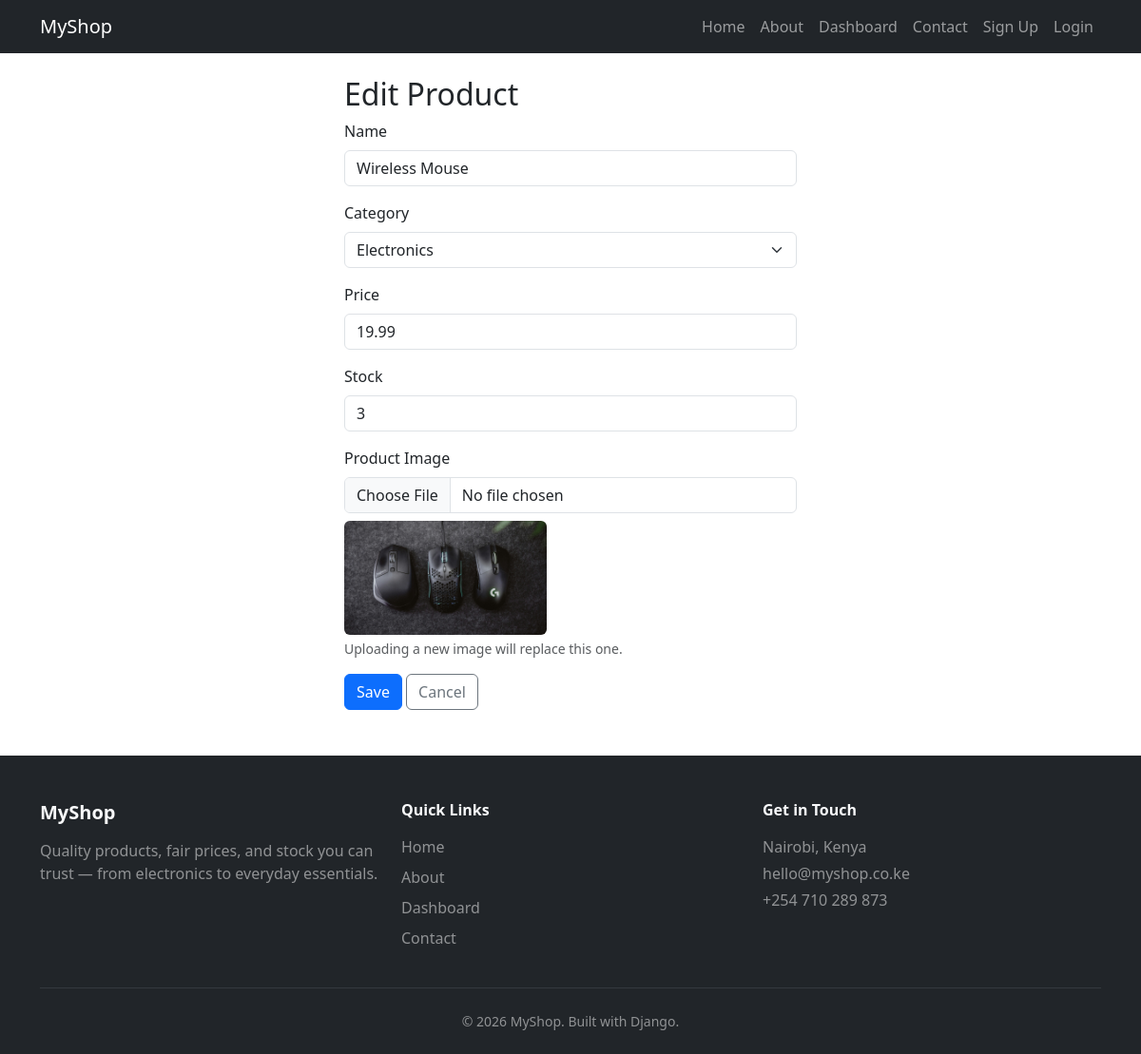
The page /product/1/edit/ on the database as committed earlier.
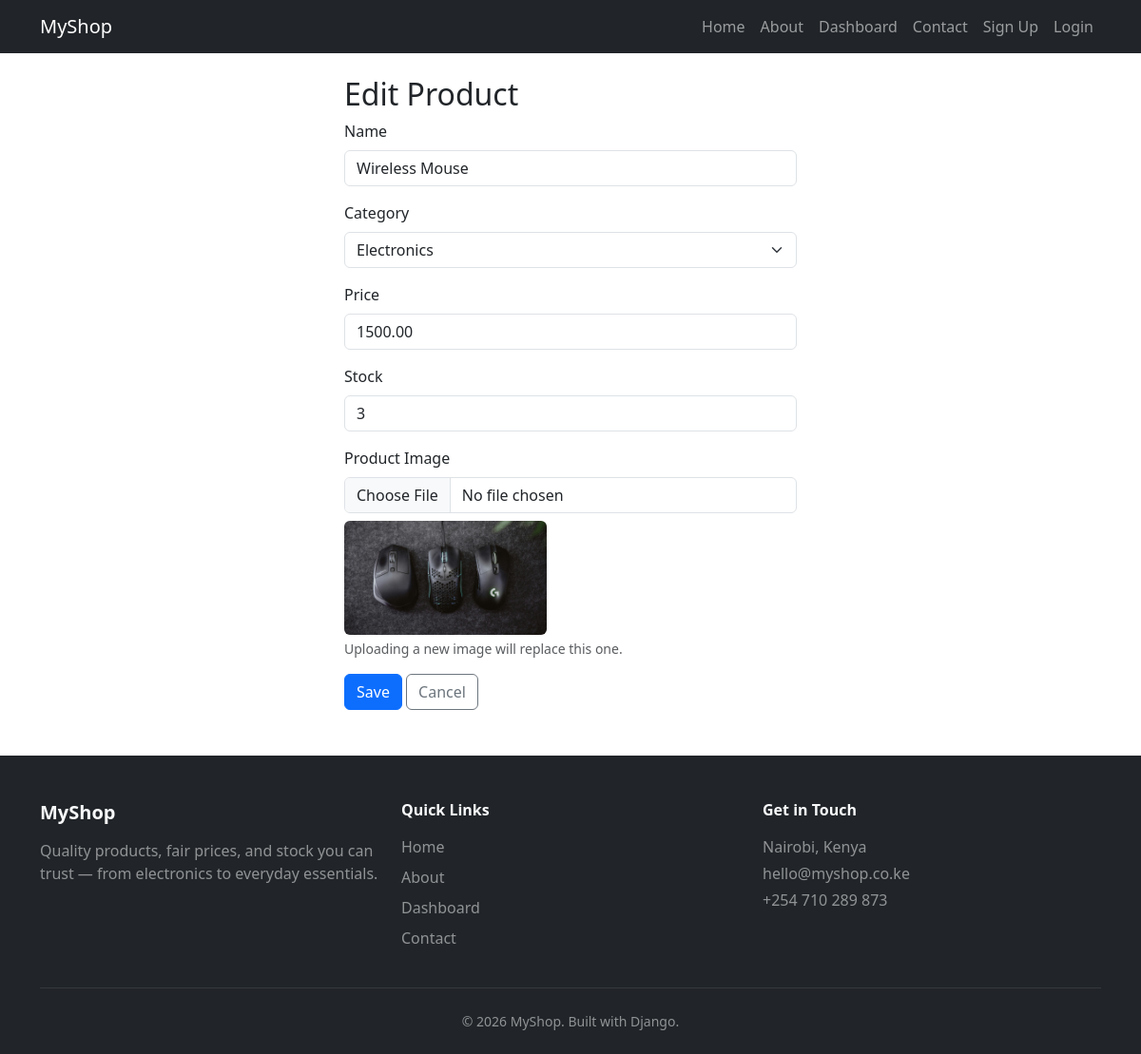
The same page on the database as committed later.
### MyShop/models.py (models this page shows, shortened)
class Product(models.Model):
    name = models.CharField(max_length=200)
    category = models.ForeignKey(Category, on_delete=models.CASCADE, related_name='products')
    price = models.DecimalField(max_digits=8, decimal_places=2)
    stock = models.PositiveIntegerField(default=0)
    low_stock_threshold = models.PositiveIntegerField(default=5)
    image = models.ImageField(upload_to='products/', blank=True, null=True)

class Category(models.Model):
    name = models.CharField(max_length=100)
    class Meta:
        verbose_name_plural = 'Categories'

### MyShop/views.py (the view, shortened to what this page needs)
# urls.py: path('product/<int:pk>/edit/', views.product_update, name='product_update'),
def product_update(request, pk):
    product = get_object_or_404(Product, pk=pk)
    categories = Category.objects.all()
    return render(request, 'shop/product_form.html', {
        'categories': categories,
        'product': product,
    })

### MyShop/templates/shop/product_form.html (shortened to what this page needs)
{% extends 'base.html' %}
{% block content %}
<div class="container mt-4" style="max-width: 500px;">
    <h2>{% if product %}Edit{% else %}Add{% endif %} Product</h2>
    <form method="post" enctype="multipart/form-data">
    <div class="mb-3">
        <label class="form-label">Name</label>
        <input type="text" name="name" class="form-control" value="{{ product.name|default:'' }}" required>
    </div>
    <div class="mb-3">
        <label class="form-label">Category</label>
        <select name="category" class="form-select" required>
            {% for category in categories %}
            <option value="{{ category.id }}" {% if product.category_id == category.id %}selected{% endif %}>
                {{ category.name }}
            </option>
            {% endfor %}
        </select>
    </div>
    <div class="mb-3">
        <label class="form-label">Price</label>
        <input type="number" step="0.01" name="price" class="form-control" value="{{ product.price|default:'' }}" required>
    </div>
    <div class="mb-3">
        <label class="form-label">Stock</label>
        <input type="number" name="stock" class="form-control" value="{{ product.stock|default:'0' }}" required>
    </div>
    <div class="mb-3">
        <label class="form-label">Product Image</label>
        <input type="file" name="image" class="form-control" accept="image/*">
        {% if product.image %}
        <img src="{{ product.image.url }}" alt="{{ product.name }}" class="mt-2 rounded" style="max-height: 120px;">
        <div class="form-text">Uploading a new image will replace this one.</div>
        {% endif %}
    </div>
    <button type="submit" class="btn btn-primary">Save</button>
    <a href="{% url 'dashboard' %}" class="btn btn-outline-secondary">Cancel</a>
</form>
</div>
{% endblock %}

Rows that differ between the two databases and show on the page:
changed Product "Wireless Mouse": price "19.99" → "1500.00"
